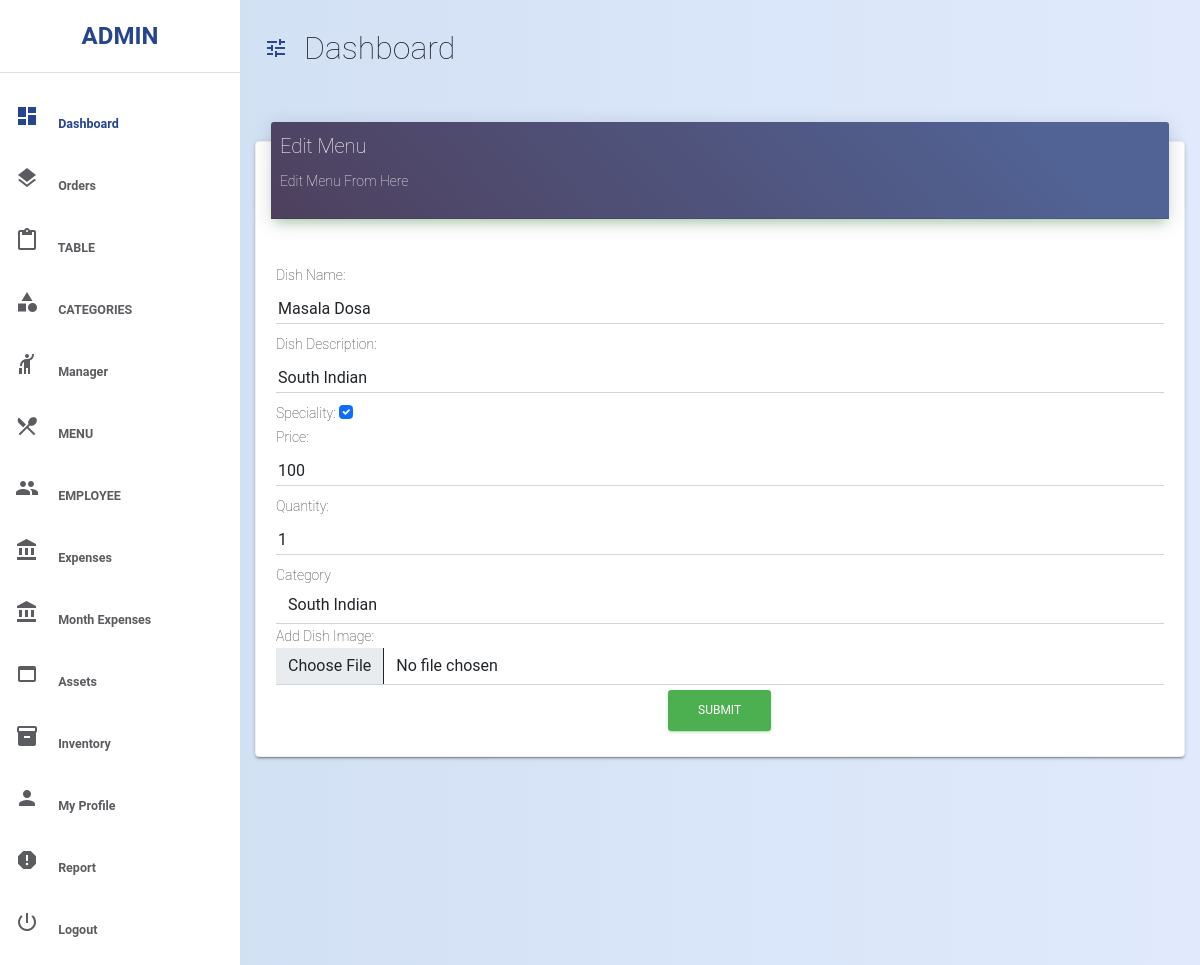
The app's page /rest_admin/edit_menu/1/ (signed in) with its own data.
### accounts/models.py (models this page shows)
class User(AbstractUser):
    mobile_no = models.CharField(max_length=10,
                                    validators=[RegexValidator(r'^\d{9,10}$')])
    address = models.CharField(max_length=200)
    country = models.CharField(max_length=50)
    state = models.CharField(max_length=50)
    pin_code = models.CharField(max_length=6,
                                validators=[RegexValidator(r'^\d{5,6}$')])
    profile_photo = models.ImageField(upload_to='profile_pic',
                                        null=True,
                                        blank=True)
    restaurant_name = models.CharField(max_length=120, null=True, blank=True)
    land_line_number = models.CharField(
        max_length=6,
        validators=[RegexValidator(r'^\d{5,6}$')],
        null=True,
        blank=True)
    discount = models.PositiveIntegerField(null=True, blank=True)
    offer = models.CharField(max_length=10, null=True, blank=True)
    GST_Number = models.CharField(max_length=30, null=True, blank=True)
    SGST = models.CharField(max_length=6, null=True, blank=True)
    CGST = models.CharField(max_length=6, null=True, blank=True)
    rest = models.ForeignKey('self',
                                on_delete=models.CASCADE,
                                null=True,
                                blank=True)
    Adhaar_Card = models.FileField(upload_to='emp_det', null=True, blank=True)
    Category = models.CharField(choices=e_category,
                                max_length=10,
                                null=True,
                                blank=True)
    salary = models.PositiveIntegerField(null=True, blank=True)
    is_rest = models.BooleanField(default=False)
    is_manager = models.BooleanField(default=False)
    is_employee = models.BooleanField(default=False)
    def __str__(self):
        return self.first_name

### rest_admin/models.py (models this page shows, shortened)
class MenuTable(models.Model):
    res = models.ForeignKey(User, on_delete=models.CASCADE)
    Dish_image = models.ImageField(upload_to='dish_images/',
                                   null=True,
                                   blank=True)
    Dish_Name = models.CharField(max_length=50)
    Dish_Description = models.CharField(max_length=80)
    category = models.ForeignKey(Categories, on_delete=models.CASCADE)
    Price = models.PositiveIntegerField()
    pices = models.CharField(max_length=30, blank=True, null=True)
    status = models.CharField(max_length=20)
    speciality = models.BooleanField(default=False)

### rest_admin/views.py (the view)
# urls.py: path('edit_menu/<int:id>/', views.menu_form_edit, name='edit_menu'),
def menu_form_edit(request, id):
    restro = User.objects.get(id=request.user.id)
    res = User.objects.get(id=request.user.id)
    instance = get_object_or_404(MenuTable, id=id)
    form = AddMenuForm(res, request.POST or None, request.FILES or None, instance=instance)
    print('>>>>', restro,request.FILES)
    if form.is_valid():
        form.save()
        return redirect('rest_admin:menu_list')
    return render(request, 'rest_admin/edit_menu.html', {
        'form': form,
        'restro': restro
    })

### rest_admin/forms.py
class AddMenuForm(forms.ModelForm):
    class Meta:
        model = MenuTable
        exclude = ['res', 'status']
        widgets = {
            'Dish_Name': forms.TextInput(attrs={'class': 'form-control'}),
            'Dish_Description': forms.TextInput(attrs={'class': 'form-control'}),
            'speciality': forms.CheckboxInput(attrs={'class': 'form-check-input'}),
            'Price': forms.TextInput(attrs={'class': 'form-control'}),
            'pices': forms.TextInput(attrs={'class': 'form-control'}),
            'category': forms.Select(attrs={'class': 'form-control'}),
            'Dish_image': forms.FileInput(attrs={'class': 'form-control'}),
            }
    def __init__(self, user, *args, **kwargs):
        super(AddMenuForm, self).__init__(*args, **kwargs)
        self.fields['category'].queryset = Categories.objects.filter(
            rest_id=user)

### rest_admin/models.py (called while the page is built)
    def __str__(self):
        return self.Category_Name

### templates/rest_admin/edit_menu.html (shortened to what this page needs)
<!DOCTYPE html>
{% extends 'res_base.html' %}
{% load static %}
    {% block head %}
        <link href="{% static 'my_css/qr.css' %}" rel="stylesheet" />
    {% endblock %}
{% block body %}
    <div class="card bg-white">
    <div class="card-header card-header-primary">
        <h4 class="card-title">Edit Menu</h4>
        <p class="card-category">Edit Menu From Here</p>
    </div>
    <br />
    <div class="card-body">
        <form method="post" enctype="multipart/form-data">
        <div class="col-md-12">
            <div class="form-group">
            <label class="bmd-label-floating">Dish Name:</label>
            {{ form.Dish_Name }}
            </div>
        </div>
        <div class="col-md-12">
            <div class="form-group">
            <label class="bmd-label-floating">Dish Description:</label>
            {{ form.Dish_Description }}
            </div>
        </div>
        <div class="col-md-12">
            <div class="form-group">
            <label class="bmd-label-floating">Speciality:</label>
            {{ form.speciality}}
            </div>
        </div>
        <div class="col-md-12">
            <div class="form-group">
            <label class="bmd-label-floating">Price:</label>
            {{ form.Price }}
            </div>
        </div>
        <div class="col-md-12">
            <div class="form-group">
            <label class="bmd-label-floating">Quantity:</label>
            {{ form.pices }}
            </div>
        </div>
        <div class="col-md-12">
            <div class="form-group">
            <label for="exampleFormControlSelect1">Category</label>
            {{ form.category }}
            </div>
        </div>
        <div class="col-md-12">
            <div class="form">
            <label class="bmd-label-floating">Add Dish Image:</label><br />
            <span style="color: black">{{ form.Dish_image }}</span>
            </div>
        </div>
        <center>
            <button class="btn btn-success" type="submit">submit</button>
        </center>
        </form>
    </div>
    </div>
{% endblock %}

### templates/res_base.html (shortened to what this page needs)
<!DOCTYPE html>
{% load static %}
{% load webpush_notifications %}
<html lang="en">
<head>
    <link href="{% static 'bootstrap/css/bootstrap.min.css' %}" rel="stylesheet" >
    <link rel="stylesheet" href="{% static 'assets/css/style.css' %}" />
    {% block head %}
    {% endblock %}
</head>
<body>
    <div class="d-flex" id="main-wrapper">
        <div class="bg-white" id="sidebar">
            <div class="sidebar-heading text-center py-4 primary-text fs-4 fw-bold text-uppercase border-bottom" >{% block res_name %}{{ restro.restaurant_name }}{% endblock %}</div>
            <div class="list-group list-group-flush my-3">
                <a href="{% url 'rest_admin:t_price' %}" class="list-group-item list-group-item-action bg-transparent second-text active" >
                    <span class="me-3 mt-4"
                    ><i class="material-icons">dashboard</i></span
                    >
                    <span>Dashboard</span>
                </a>
                <div>
                    <a class="list-group-item list-group-item-action bg-transparent second-text fw-bold" data-bs-toggle="collapse" href="#ordercollapse" role="button" aria-expanded="false" aria-controls="ordercollapse">
                        <span class="me-3"><i class="material-icons">layers</i></span>
                        <span>Orders</span>
                    </a>
                </div>
                <div>
                    <a class="list-group-item list-group-item-action bg-transparent second-text fw-bold" data-bs-toggle="collapse" href="#tablecollapse" role="button" aria-expanded="false" aria-controls="tablecollapse">
                        <span class="me-3"><i class="material-icons">content_paste</i></span>
                        <span>TABLE</span>
                    </a>
                </div>
                <div>
                    <a class="list-group-item list-group-item-action bg-transparent second-text fw-bold" data-bs-toggle="collapse" href="#categorycollapse" role="button" aria-expanded="false" aria-controls="categorycollapse">
                        <span class="me-3"><i class="material-icons">category</i></span>
                        <span>CATEGORIES</span>
                    </a>
                </div>
                <div>
                    <a class="list-group-item list-group-item-action bg-transparent second-text fw-bold" data-bs-toggle="collapse" href="#managercollapse" role="button" aria-expanded="false" aria-controls="managercollapse">
                        <span class="me-3"><i class="material-icons">hail</i></span>
                        <span>Manager</span>
                    </a>
                </div>
                <div>
                    <a class="list-group-item list-group-item-action bg-transparent second-text fw-bold" data-bs-toggle="collapse" href="#menucollapse" role="button" aria-expanded="false" aria-controls="menucollapse">
                        <span class="me-3"><i class="material-icons">restaurant_menu</i></span>
                        <span>MENU</span>
                    </a>
                </div>
                <div>
                    <a class="list-group-item list-group-item-action bg-transparent second-text fw-bold" data-bs-toggle="collapse" href="#employeecollapse" role="button" aria-expanded="false" aria-controls="employeecollapse">
                        <span class="me-3"><i class="material-icons">group</i></span>
                        <span>EMPLOYEE</span>
                    </a>
                </div>
                <div>
                    <a class="list-group-item list-group-item-action bg-transparent second-text fw-bold" data-bs-toggle="collapse" href="#expensecollapse" role="button" aria-expanded="false" aria-controls="expensecollapse">
                        <span class="me-3"><i class="material-icons">account_balance</i></span>
                        <span>Expenses</span>
                    </a>
                </div>
                <div>
                    <a class="list-group-item list-group-item-action bg-transparent second-text fw-bold" data-bs-toggle="collapse" href="#mexpensecollapse" role="button" aria-expanded="false" aria-controls="mexpensecollapse">
                        <span class="me-3"><i class="material-icons">account_balance</i></span>
                        <span>Month Expenses</span>
                    </a>
                </div>
                <div>
                    <a class="list-group-item list-group-item-action bg-transparent second-text fw-bold" data-bs-toggle="collapse" href="#assetscollapse" role="button" aria-expanded="false" aria-controls="assetscollapse">
                        <span class="me-3"><i class="material-icons">web_asset</i></span>
                        <span>Assets</span>
                    </a>
                </div>
                <div>
                    <a class="list-group-item list-group-item-action bg-transparent second-text fw-bold" data-bs-toggle="collapse" href="#Inventorycollapse" role="button" aria-expanded="false" aria-controls="Inventorycollapse">
                        <span class="me-3"><i class="material-icons">inventory_2</i></span>
                        <span>Inventory</span>
                    </a>
                </div>
                <a href="{% url 'rest_admin:user_profile' %}" class="list-group-item list-group-item-action bg-transparent second-text fw-bold">
                    <span class="me-3 mt-4"
                    ><i class="material-icons">person</i></span
                    >
                    <span>My Profile</span>
                </a>
                <a href="{% url 'rest_admin:balence_sheet' %}" class="list-group-item list-group-item-action bg-transparent second-text fw-bold">
                    <span class="me-3 mt-4"
                    ><i class="material-icons">report</i></span
                    >
                    <span>Report</span>
                </a>
                <a href="{% url 'accounts:user_logout' %}" class="list-group-item list-group-item-action bg-transparent second-text fw-bold">
                    <span class="me-3 mt-4"
                    ><i class="material-icons ">power_settings_new</i></span
                    >
                    <span>Logout</span>
                </a>
            </div>
        </div>
        <div id="page-content-wrapper">
            <nav class="navbar navbar-expand-lg navbar-light bg-transparent py-4 px-4">
                <div class="d-flex align-items-center">
                    <i class="material-icons primary-text fs-4 me-3" id="menu-toggle">tune</i>
                    <h2 class="fs-2 m-0">Dashboard</h2>
                </div>
            </nav>
            <div class="container-fluid" style="padding: 15px;">
                {% block body %}
                {% endblock body %}
            </div>
        </div>
    </div>
</body>
</html>

### static/assets/css/style.css (style rules this page uses)
body, h1, h2, h3, h4, h5, h6, .h1, .h2, .h3, .h4 { font-family: "Roboto", "Helvetica", "Arial", sans-serif; font-weight: 200; line-height: 1.5em; }
:root { --main-bg-color: #009d63; --main-text-color: #274491; --second-text-color: #5a5c5f; --second-bg-color: #c1efde; --card-header-success-color: #274491; }
.primary-text { color: var(--main-text-color); }
.second-text { color: var(--second-text-color); }
#main-wrapper { overflow-x: hidden; background: #e0eafc; background: -webkit-linear-gradient( to right, #cfdef3, #e0eafc ); background: linear-gradient( to right, #cfdef3, #e0eafc ); }
#sidebar { min-height: 100vh; margin-left: -15rem; -webkit-transition: margin 0.25s ease-out; -moz-transition: margin 0.25s ease-out; -o-transition: margin 0.25s ease-out; transition: margin 0.25s ease-out; }
#sidebar .sidebar-heading { padding: 0.875rem 1.25rem; font-size: 1.2rem; }
#sidebar .list-group { width: 15rem; }
#page-content-wrapper { min-width: 100vw; }
#menu-toggle { cursor: pointer; }
.list-group-item { border: none; padding: 15px 15px; font-size: 12.5px; }
.list-group-item.active { background-color: transparent; color: var(--main-text-color); font-weight: bold; border: none; }
.card { box-shadow: 0 1px 4px 0 rgb(0 0 0 / 14%); }
.card { border: 0; margin-bottom: 30px; margin-top: 30px; border-radius: 6px; color: #333333; background: #fff; width: 100%; box-shadow: 0 2px 2px 0 rgb(0 0 0 / 14%), 0 3px 1px -2px rgb(0 0 0 / 20%), 0 1px 5px 0 rgb(0 0 0 / 12%); }
.card { position: relative; display: flex; flex-direction: column; min-width: 0; word-wrap: break-word; background-color: #fff; background-clip: border-box; border: 1px solid #eeeeee; border-radius: 0.25rem; }
.card { font-size: 0.875rem; }
.card-header { box-shadow: 0 4px 20px 0px rgb(0 0 0 / 14%), 0 7px 10px -5px rgb(76 175 80 / 40%); border-radius: 3px; margin-top: -20px; margin-left: 15px; margin-right: 15px; padding: 9px; }
.card-header-primary { background: rgb(81, 99, 149); background: linear-gradient( 227deg, rgba(81, 99, 149, 1) 13%, rgba(79, 79, 117, 1) 63%, rgba(78, 64, 94, 1) 100% ); }
.card-title { color: #fff; font-size: 20px; align-items: center; }
.card-body { flex: 1 1 auto; padding: 1.25rem; }
.form-control { border-top: none; border-right: none; border-left: none; border-radius: 0; }
.card-category { color: #fff; }
.btn { position: relative; padding: 12px 30px; margin: 0.3125rem 1px; font-size: 0.75rem; font-weight: 400; line-height: 1.428571; text-decoration: none; text-transform: uppercase; letter-spacing: 0; cursor: pointer; background-color: transparent; border: 0; border-radius: 0.2rem; outline: 0; transition: box-shadow 0.2s cubic-bezier(0.4, 0, 1, 1), background-color 0.2s cubic-bezier(0.4, 0, 0.2, 1); will-change: box-shadow, transform; }
.btn.btn-success { color: #fff; background-color: #4caf50; border-color: #4caf50; box-shadow: 0 2px 2px 0 rgb(76 175 80 / 14%), 0 3px 1px -2px rgb(76 175 80 / 20%), 0 1px 5px 0 rgb(76 175 80 / 12%); }
@media (min-width: 768px) { #sidebar { margin-left: 0; } }
@media (min-width: 768px) { #page-content-wrapper { min-width: 0; width: 100%; } }

### static/my_css/qr.css (style rules this page uses)
input[type=text] { width: 100%; padding: 2px 2px; margin: 8px 0; box-sizing: border-box; }

### records on screen
User: restaurant_name "ADMIN"
MenuTable: Dish_Name "Masala Dosa", Dish_Description "South Indian", speciality "☑", Price "100", pices "1", category "South Indian"
